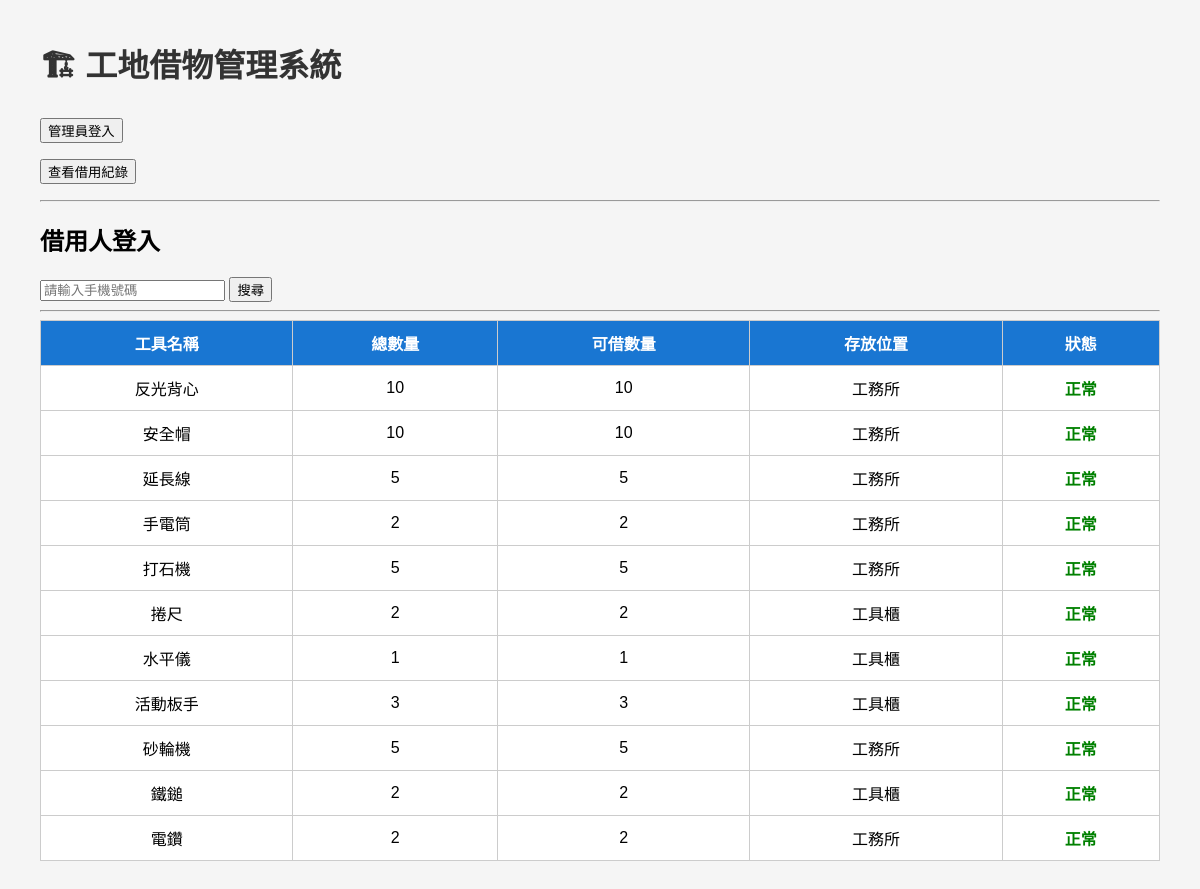
The page / on the database its author committed.
### tables this page shows
CREATE TABLE tools(
    id INTEGER PRIMARY KEY AUTOINCREMENT,
    name TEXT NOT NULL,
    category_id INTEGER,
    total_quantity INTEGER NOT NULL DEFAULT 0,
    available_quantity INTEGER NOT NULL DEFAULT 0,
    location TEXT,
    image TEXT,
    status TEXT DEFAULT '正常',
    FOREIGN KEY(category_id) REFERENCES categories(id)
);

### app.py (the view)
@app.route("/")
def index():
    conn = get_db()
    cursor = conn.cursor()
    cursor.execute("""
        SELECT id, name, total_quantity, available_quantity, location, status
        FROM tools
        ORDER BY name
    """)
    tools = cursor.fetchall()
    conn.close()
    return render_template("index.html", tools=tools)

### app.py (called while the page is built)
def get_db():
    conn = sqlite3.connect("database.db")
    conn.row_factory = sqlite3.Row
    return conn

### templates/index.html (shortened to what this page needs)
<!DOCTYPE html>
<html lang="zh-TW">
<head>
</head>
<body>
<h1>🏗 工地借物管理系統</h1>
<p>
    <a href="/admin_login">
        <button>管理員登入</button>
    </a>
</p>
<p>
    <a href="/history">
        <button>查看借用紀錄</button>
    </a>
</p>
<hr>
<h2>借用人登入</h2>
<form action="/search_user" method="post">
    <input
        type="text"
        name="phone"
        placeholder="請輸入手機號碼"
        required>
    <button type="submit">
        搜尋
    </button>
</form>
<hr>
<table>
<tr>
    <th>工具名稱</th>
    <th>總數量</th>
    <th>可借數量</th>
    <th>存放位置</th>
    <th>狀態</th>
</tr>
{% for tool in tools %}
<tr>
<td>{{ tool["name"] }}</td>
<td>{{ tool["total_quantity"] }}</td>
<td>{{ tool["available_quantity"] }}</td>
<td>{{ tool["location"] }}</td>
<td>
{% if tool["status"]=="正常" %}
<span class="ok">正常</span>
{% else %}
<span class="bad">{{ tool["status"] }}</span>
{% endif %}
</td>
</tr>
{% endfor %}
</table>
</body>
</html>

### templates/index.html (style rules this page uses)
body { font-family: Arial; background:#f5f5f5; margin:40px; }
h1 { color:#333; }
table { width:100%; border-collapse:collapse; background:white; }
th,td { border:1px solid #ccc; padding:10px; text-align:center; }
th { background:#1976d2; color:white; }
.ok { color:green; font-weight:bold; }

### rows shown on the page
tools: name "反光背心", total_quantity "10", available_quantity "10", location "工務所", status "正常"
tools: name "安全帽", total_quantity "10", available_quantity "10", location "工務所", status "正常"
tools: name "延長線", total_quantity "5", available_quantity "5", location "工務所", status "正常"
tools: name "手電筒", total_quantity "2", available_quantity "2", location "工務所", status "正常"
tools: name "打石機", total_quantity "5", available_quantity "5", location "工務所", status "正常"
tools: name "捲尺", total_quantity "2", available_quantity "2", location "工具櫃", status "正常"
tools: name "水平儀", total_quantity "1", available_quantity "1", location "工具櫃", status "正常"
tools: name "活動板手", total_quantity "3", available_quantity "3", location "工具櫃", status "正常"
tools: name "砂輪機", total_quantity "5", available_quantity "5", location "工務所", status "正常"
tools: name "鐵鎚", total_quantity "2", available_quantity "2", location "工具櫃", status "正常"
tools: name "電鑽", total_quantity "2", available_quantity "2", location "工務所", status "正常"
